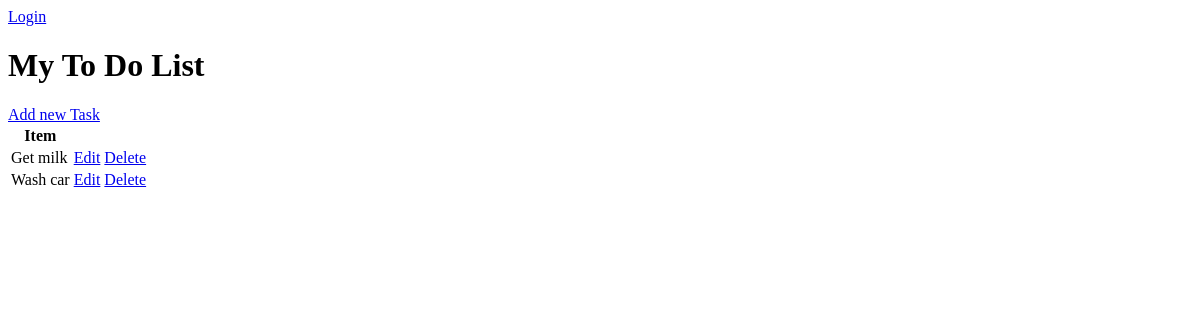
/, run on an earlier commit of the app's database.
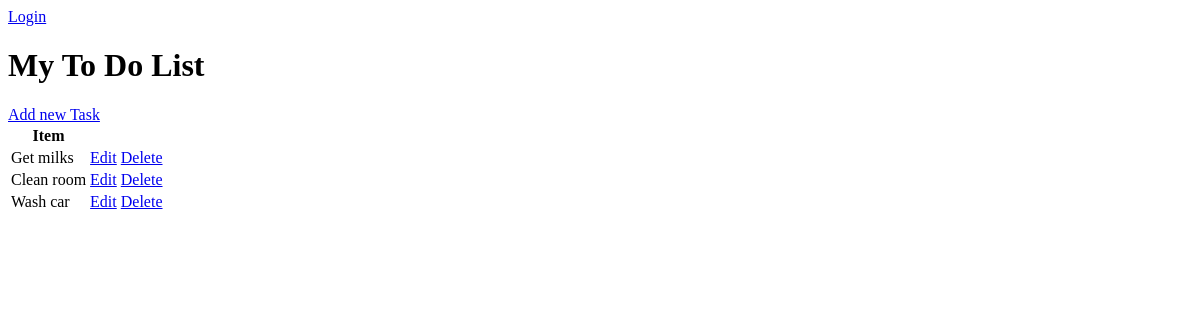
And on a later commit of the database.
### base/models.py (models this page shows, shortened)
class Task(models.Model):
    user = models.ForeignKey(User, on_delete = models.CASCADE, null = True, blank=True)
    title =  models.CharField(max_length=200)
    description = models.TextField(null = True, blank=True)
    complete = models.BooleanField(default = False)
    created = models.DateTimeField(auto_now_add=True)
    class Meta:
        ordering = ['complete']

### base/views.py (the view)
# urls.py: path('', TaskList.as_view(), name='tasks'),
class TaskList(ListView):
    model = Task
    context_object_name = 'tasks'

### base/templates/base/task_list.html
{% if request.user.is_authenticated %}
<p>{{request.user}}</p>
<a href="{% url 'logout' %}">Logout</a>
{% else %}
<a href="{% url 'login' %}">Login</a>
{% endif %}
<h1>My To Do List</h1>
<a href="{% url 'task-create' %}">Add new Task</a>
<table>
    <tr>
        <th>Item</th>
        <th></th>
    </tr>
    {% for task in tasks %}
    <tr>
        <td>{{task.title}}</td>
        <td><a href="{% url 'task-update' task.id %}">Edit</a></td>
        <td><a href="{% url 'task-delete' task.id %}">Delete</a></td>
    </tr>
    {% empty %}
    <h3>No items in list</h3>
    {% endfor %}
</table>

What changed in the data, as far as the page shows it:
changed Task: title "Get milk" → "Get milks"
added Task: title "Clean room"
